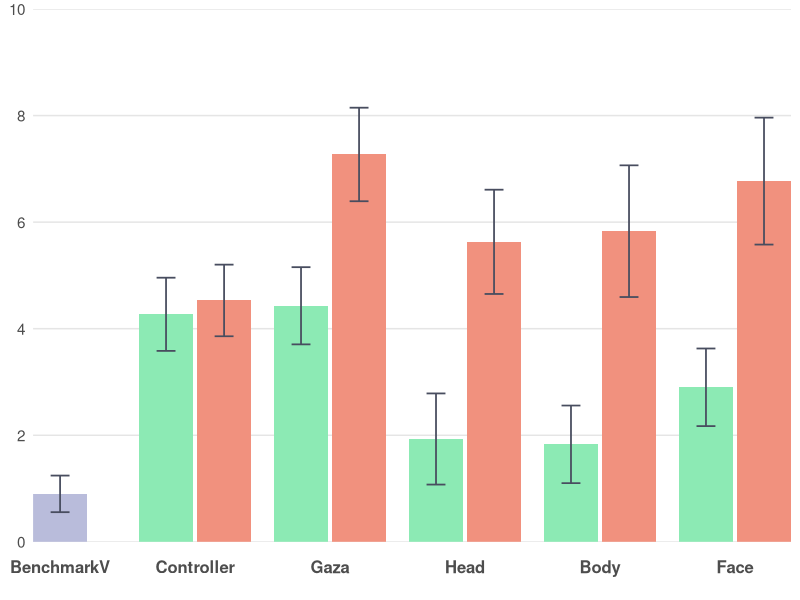
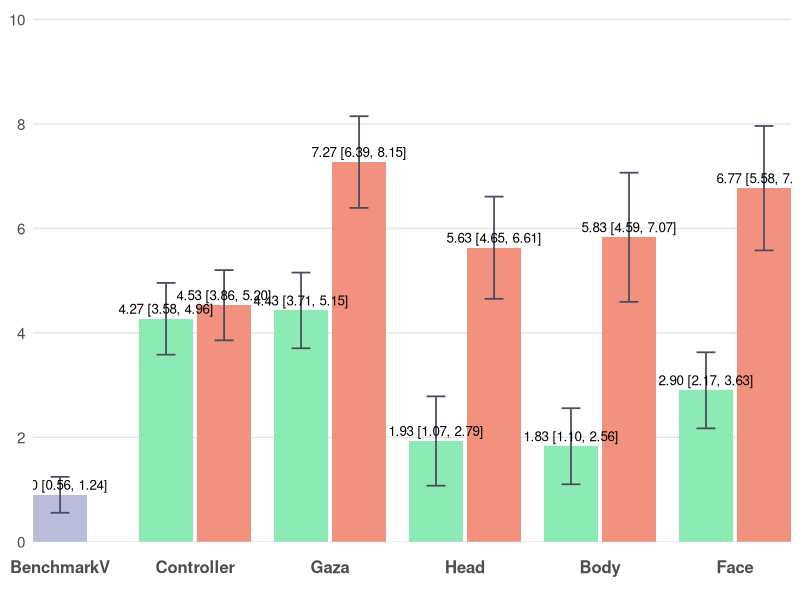

Write the R code that produced these figures, in order.
# ================= Packages =================
if (!require(ggplot2)) install.packages("ggplot2")
library(ggplot2)

# ================= Data =================
bench_mean <- 0.9; bench_sd <- 0.92

dat <- data.frame(
  Category = c("BenchmarkV",
               "Controller","Controller",
               "Gaza","Gaza",
               "Head","Head",
               "Body","Body",
               "Face","Face"),
  slot     = c("C",
               "L","R",
               "L","R",
               "L","R",
               "L","R",
               "L","R"),
  series   = c("BenchmarkV",
               "Low","High",
               "Low","High",
               "Low","High",
               "Low","High",
               "Low","High"),
  mean     = c(bench_mean,
               4.27, 4.53,    # Controller: Low, High
               4.43, 7.27,    # Gaza: Low, High
               1.93, 5.63,    # Head: Low, High
               1.83, 5.83,    # Body: Low, High
               2.9, 6.77),    # Face: Low, High
  sd       = c(bench_sd,
               1.84, 1.80,    # Controller: Low, High
               1.94, 2.35,    # Gaza: Low, High
               2.29, 2.62,    # Head: Low, High
               1.95, 3.31,    # Body: Low, High
               1.95, 3.19),   # Face: Low, High
  stringsAsFactors = FALSE
)

# 固定横轴顺序
dat$Category <- factor(dat$Category,
  levels = c("BenchmarkV","Controller","Gaza","Head","Body","Face"))
dat$slot   <- factor(dat$slot, levels = c("L","C","R"))
dat$series <- factor(dat$series, levels = c("Low","BenchmarkV","High"))

# ================= 手动定位（确保居中+相邻柱体有间距） =================
# 以每个类目的中心为整数(1,2,3,...)，在左右各偏移 delta；两柱宽度为 bar_w
group_w <- 0.8               # 每个类目总体占宽（<1 避免挤到相邻类目）
bar_w   <- group_w / 2       # 0.4  柱体宽度保持不变
delta   <- group_w / 4       # 0.2  基础偏移
gap     <- 0.03              # 相邻柱体间距（几个像素）

# 对于非BenchmarkV类别，L和R之间增加间距
offset_map <- c(L = -delta - gap/2, C = 0, R = +delta + gap/2)

x_base <- as.numeric(dat$Category)
dat$x  <- x_base + unname(offset_map[as.character(dat$slot)])

# ================= 配色方案 =================
col_low  <- "#8CEAB4"      # Low
col_high <- "#F1917E"      # High
col_bench <- "#B9BCDB"      # BenchmarkV

err_col   <- "#484D5F"

theme_base <- theme_minimal(base_size = 13) +
  theme(
    legend.position    = "none",
    panel.background   = element_rect(fill = "#FFFFFF", color = NA),  # 白底
    plot.background    = element_rect(fill = "#FFFFFF", color = NA),  # 白底
    panel.grid.major   = element_blank(),  # 去除所有网格线
    panel.grid.minor   = element_blank(),  # 去除所有网格线
    panel.grid.major.x = element_blank(),
    panel.grid.minor.x = element_blank(),
    panel.grid.major.y = element_blank(),
    panel.grid.minor.y = element_blank(),
    axis.ticks.x       = element_blank(),  # 去除x轴刻度线（底部灰色竖线）
    axis.ticks.y       = element_blank(),  # 去除y轴刻度线（左侧竖着的刻度线）
    axis.line.x        = element_blank(),  # 去除x轴线（底部灰色竖线）
    axis.line.y        = element_blank(),  # 去除y轴线（左侧竖线）
    axis.text.x        = element_text(size = 12, face = "bold", 
                                       margin = margin(t = 10, b = 10)),  # 底部文字距离坐标轴更远
    axis.text.y        = element_text(size = 11),
    axis.title         = element_blank()
  )

# y 轴：根据数据特点确定范围（0-10，主要刻度间隔为 2）
y_top    <- 10
y_breaks <- seq(0, 10, by = 2)  # 0, 2, 4, 6, 8, 10

# x 轴：用数值坐标，刻度放在每个类目中心
x_breaks <- seq_along(levels(dat$Category))
x_labels <- levels(dat$Category)

# ================= 95% 置信区间计算 =================
n <- 30  # 样本量
df <- n - 1  # 自由度 = 29
t_critical <- qt(0.975, df)  # t分布临界值（95% CI，双尾）
# 计算95% CI的误差范围
dat$ci_margin <- t_critical * (dat$sd / sqrt(n))

# ================= 图1：不带标注 =================
p1 <- ggplot(dat, aes(x = x, y = mean, fill = series)) +
  # 手动添加 0-10 的水平坐标线
  geom_hline(yintercept = y_breaks, color = "#E5E5E5", linewidth = 0.5) +
  geom_col(width = bar_w, position = "identity", colour = NA) +
  geom_errorbar(aes(ymin = mean - ci_margin, ymax = mean + ci_margin),
                width = bar_w * 0.35, color = err_col, linewidth = 0.6,
                position = "identity") +
  scale_fill_manual(values = c(Low = col_low, BenchmarkV = col_bench, High = col_high)) +
  scale_y_continuous(breaks = y_breaks, minor_breaks = NULL) +
  scale_x_continuous(breaks = x_breaks, labels = x_labels, expand = c(0, 0)) +
  coord_cartesian(ylim = c(0, y_top), expand = 0) +
  theme_base

# ================= 图2：带"均值 (95% CI)"标注 =================
lab_df <- transform(dat, label = sprintf("%.2f [%.2f, %.2f]", mean, 
                                          mean - ci_margin, mean + ci_margin))

p2 <- ggplot(dat, aes(x = x, y = mean, fill = series)) +
  # 手动添加 0-10 的水平坐标线
  geom_hline(yintercept = y_breaks, color = "#E5E5E5", linewidth = 0.5) +
  geom_col(width = bar_w, position = "identity", colour = NA) +
  geom_errorbar(aes(ymin = mean - ci_margin, ymax = mean + ci_margin),
                width = bar_w * 0.35, color = err_col, linewidth = 0.6,
                position = "identity") +
  geom_text(data = lab_df, aes(label = label),
            vjust = -0.5, size = 3.4, position = "identity") +
  scale_fill_manual(values = c(Low = col_low, BenchmarkV = col_bench, High = col_high)) +
  scale_y_continuous(breaks = y_breaks, minor_breaks = NULL) +
  scale_x_continuous(breaks = x_breaks, labels = x_labels, expand = c(0, 0)) +
  coord_cartesian(ylim = c(0, y_top * 1.02), expand = 0) +
  theme_base

# 保存文件
ggsave("performance_NoC_no_labels.png", p1, width = 8, height = 4.2, dpi = 300, bg = "white")
ggsave("performance_NoC_with_labels.png", p2, width = 8, height = 4.6, dpi = 300, bg = "white")
